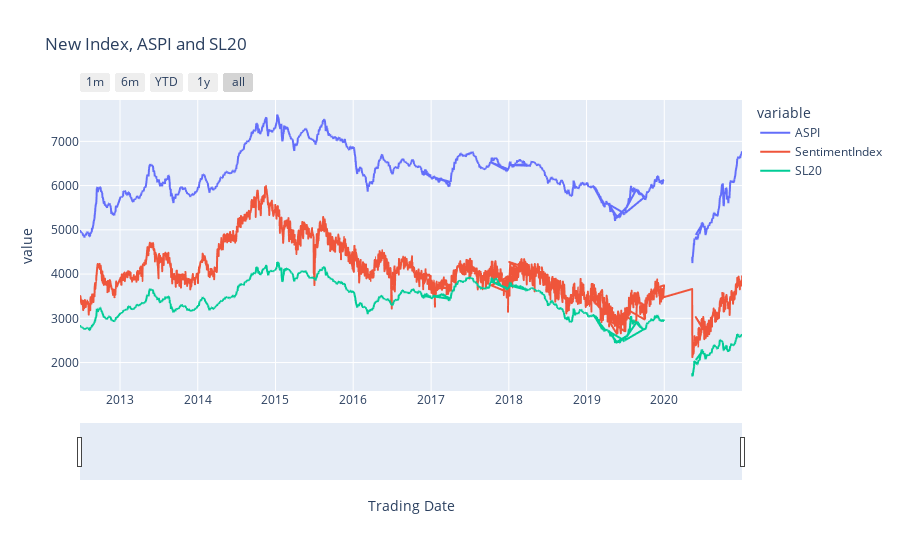

Source (notebook cell):
### Code cell
import plotly.express as px


fig = px.line(newindexdf, x='Trading Date', y=['ASPI','SentimentIndex','SL20'],title="New Index, ASPI and SL20")
fig.update_xaxes(
    rangeslider_visible=True,
    rangeselector=dict(
        buttons=list([
            dict(count=1, label="1m", step="month", stepmode="backward"),
            dict(count=6, label="6m", step="month", stepmode="backward"),
            dict(count=1, label="YTD", step="year", stepmode="todate"),
            dict(count=1, label="1y", step="year", stepmode="backward"),
            dict(step="all")
        ])
    )
)
fig.show()

### Figure 1 — Plotly figure (JSON) as saved in the notebook; plotly's stock layout.template omitted (floating-point values rounded to 4 significant figures; data arrays with more than 128 entries replaced by an {"elided": "..."} marker saying what was removed)
{"data": [{"hovertemplate": "variable=ASPI<br>Trading Date=%{x}<br>value=%{y}<extra></extra>", "legendgroup": "ASPI", "line": {"color": "#636efa", "dash": "solid"}, "marker": {"symbol": "circle"}, "mode": "lines", "name": "ASPI", "showlegend": true, "type": "scattergl", "x": {"elided": "1956 str values"}, "xaxis": "x", "y": {"elided": "1956 float values"}, "yaxis": "y"}, {"hovertemplate": "variable=SentimentIndex<br>Trading Date=%{x}<br>value=%{y}<extra></extra>", "legendgroup": "SentimentIndex", "line": {"color": "#EF553B", "dash": "solid"}, "marker": {"symbol": "circle"}, "mode": "lines", "name": "SentimentIndex", "showlegend": true, "type": "scattergl", "x": {"elided": "1956 str values"}, "xaxis": "x", "y": {"elided": "1956 float values"}, "yaxis": "y"}, {"hovertemplate": "variable=SL20<br>Trading Date=%{x}<br>value=%{y}<extra></extra>", "legendgroup": "SL20", "line": {"color": "#00cc96", "dash": "solid"}, "marker": {"symbol": "circle"}, "mode": "lines", "name": "SL20", "showlegend": true, "type": "scattergl", "x": {"elided": "1956 str values"}, "xaxis": "x", "y": {"elided": "1956 float values"}, "yaxis": "y"}], "layout": {"legend": {"title": {"text": "variable"}, "tracegroupgap": 0}, "title": {"text": "New Index, ASPI and SL20"}, "xaxis": {"anchor": "y", "domain": [0, 1], "rangeselector": {"buttons": [{"count": 1, "label": "1m", "step": "month", "stepmode": "backward"}, {"count": 6, "label": "6m", "step": "month", "stepmode": "backward"}, {"count": 1, "label": "YTD", "step": "year", "stepmode": "todate"}, {"count": 1, "label": "1y", "step": "year", "stepmode": "backward"}, {"step": "all"}]}, "rangeslider": {"visible": true}, "title": {"text": "Trading Date"}}, "yaxis": {"anchor": "x", "domain": [0, 1], "title": {"text": "value"}}}}
